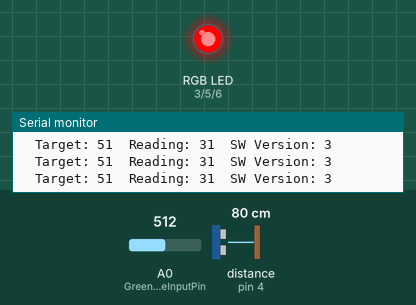
Recording of a sketch running on a simulated Arduino Uno, built with avr-gcc and run on an emulated ATmega328P. Shown: an RGB LED mixed from three pins (HIGH = lit), the last lines printed to the serial monitor. Wiring (inferred from the names in the program): ultrasonic range finder: trigger pin 2; echo pin 4. Inputs (shaded band) come from the test bench; at power-on: distance to the obstacle (sensor on pin 4) 80 cm, A0 (GreenDistanceInputPin) = 512. The echo pulse lasts 58.3 µs per cm; dim RGB values are drawn brighter than linear; pins used as bus, display or sensor lines are not drawn.

Above: at 1.2 s.
1.3 s: distance to the obstacle (sensor on pin 4) set to 122 cm
2.8 s: distance to the obstacle (sensor on pin 4) set to 130 cm
At 3.3 s:
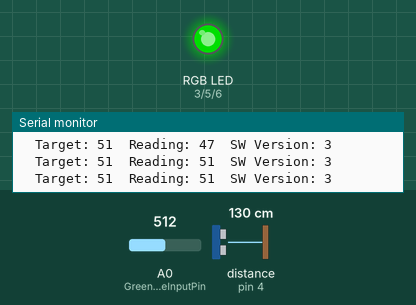
4.4 s: A0 (GreenDistanceInputPin) set to 473
At 5.7 s:
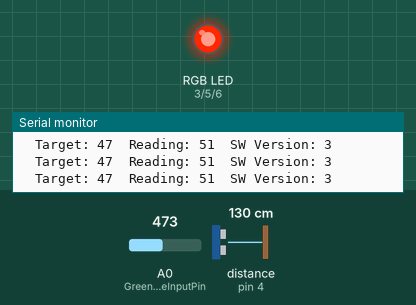
6.0 s: A0 (GreenDistanceInputPin) set to 1023
At 6.8 s:
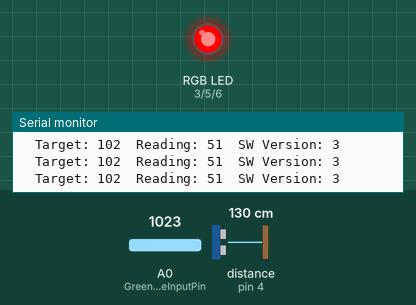
9.0 s: A0 (GreenDistanceInputPin) set to 539
10.5 s: A0 (GreenDistanceInputPin) set to 515
At 11.4 s:
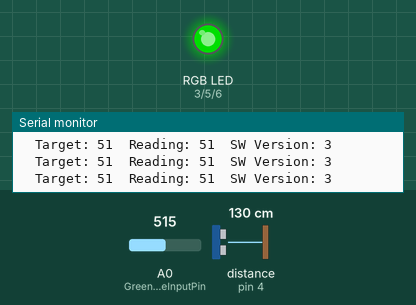
Timing chart, 0 to 13.1 s (numbered marks = the images above; inputs shaded):
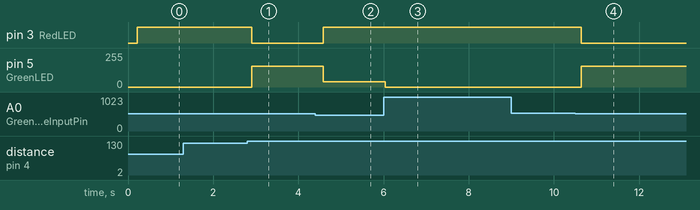

The sketch:

GarageParkIndicator_RGB_DEMO_20191031.ino
```cpp
//  1/15/19  AE  revised parking indicator based on Dec 30 2018 version.
// changed LCD to use single jumbo RYG LED with PWM control
//  10/31/19 - adjusted for 11/8/19 Career Pathways day

void print_parameters(void);
void DisplayRed(void);
void DisplayGreen(void);
void displayYellow(void);

// revised version installed 1/1/19 - Volvo XC90 (north garage)

const int iSWVersion = 3;         // Software version number

const int trigPin = 2;            // for ultrasonic sensor
const int echoPin = 4;            // for ultrasonic sensor

                                  // codes which represent current state of vehicle within the parking space
const int iYellowState = 2;       // vehicle has not yet reached the parking zone - proceed forward
const int iRedState = 1;          // vehicle has passed through the parking zone - back up
const int iGreenState = 0;        // vehicle is within the parking zone - OK to stop

int iDisplayMode = 0;             // variable holding user-specified display mode.  set default to zero = normal operation

int iFarEdgeGreen = 0;            // far boundary for acceptable parking distance
int iNearEdgeGreen = 0;           // near boundary for acceptable parking distance
                                  // range of 9 inches resulted in green zone of 33 inches due to angle of beam against windshield
                                  // factor of 3.66 green zone travel inches for each detected inch (12/17 experiment with Ford Explorer)
int iPrevInches = 0;
int iGreenBandAddition = 0;       // used to dynamicaly control green band.  Once reading falls within green band then expand it to 1

int GreenDistanceInputPin = A0;   // select the input pin for the user-specified target "green point"
int TargetDistance = 0;           // This is the target "green point" as set by the user and read via analog input
long duration;                    // holds value of echo duration from distance sensor
int iInches;                      // distance to target in inches

// pins for RGB LED
int RedLED = 3;                   // the PWM pin the red LED is attached to
int GreenLED = 5;                 // the PWM pin the green LED is attached to
int BlueLED = 6;                  // the PWM pin the blue LED is attached to

void setup() {
  Serial.begin(9600);             // initialize serial communication:
  //pins for ultrasonic detector
  pinMode(trigPin, OUTPUT);       // setup ultrasonic sensor trigger pin as output
  pinMode(echoPin, INPUT);        // setup ultrasonic sensor echo pin as input

  // pins for RGB LED
  pinMode(RedLED, OUTPUT);
  pinMode(GreenLED, OUTPUT);
  pinMode(BlueLED, OUTPUT);

}

void loop()
{
  // read desired green distance point as specified by user, scale down by a factor of 1/10 to to give reading from 0 to 102
  TargetDistance = analogRead(GreenDistanceInputPin) / 10;


  // create green zone based on user specified green point
  iFarEdgeGreen = TargetDistance + 1;
  iNearEdgeGreen = TargetDistance - 1;

  // get a distance reading
  // The ultrasonic distance sensor is triggered by a HIGH pulse of 10 or more microseconds.
  // Give a short LOW pulse beforehand to ensure a clean HIGH pulse:
  digitalWrite(trigPin, LOW);
  delayMicroseconds(5);
  digitalWrite(trigPin, HIGH);
  delayMicroseconds(10);
  digitalWrite(trigPin, LOW);

  // Read the signal from the sensor: a HIGH pulse whose
  // duration is the time (in microseconds) from the sending
  // of the ping to the reception of its echo off of an object.
  duration = pulseIn(echoPin, HIGH);

  // convert the pulse round trip time into a distance in inches
  iInches = (duration / 74 / 2);

  // discard outlying high values
  if ((iInches - iPrevInches) < 10)
    {
      if(iInches < (iNearEdgeGreen - iGreenBandAddition))
      // Vehicle is beyond forward limit of parking space - back up
      {
        DisplayRed();
        iGreenBandAddition = 0;             // Not in green band,  Set to zero
      }
      if ((iInches <= (iFarEdgeGreen - iGreenBandAddition)) && (iInches >= (iNearEdgeGreen + iGreenBandAddition)))
      // Vehicle is within designated parking space - stop
      {
        DisplayGreen();
        iGreenBandAddition = 1;           // use this value to dynamically control with width of the green band, when in the green band
                                          // expand green band by + or - 1
      }
      if(iInches > (iFarEdgeGreen + iGreenBandAddition))
      // Vehicle is not completely within parking space - proceed forward
      {
        DisplayYellow();
        iGreenBandAddition = 0;             // Not in green band, set to zero
      }
    }
  else
  {
      Serial.println("  ignoring value");
  }

  print_parameters();
  iPrevInches = iInches;
  delay(200);
}

void print_parameters(void)
{
  // display values on serial monitor
  Serial.print("  Target: ");
  Serial.print(TargetDistance);
  Serial.print("  Reading: ");
  Serial.print(iInches);
  Serial.print("  SW Version: ");
  Serial.println(iSWVersion);
}

void DisplayRed()
{
  // red
  analogWrite(RedLED, 255);
  analogWrite(GreenLED, 0);
  analogWrite(BlueLED, 0);
}

void DisplayYellow()
{
  // yellow
  analogWrite(RedLED, 255);
  analogWrite(GreenLED, 40);
  analogWrite(BlueLED, 0);
}

void DisplayGreen()
{
  // green
  analogWrite(RedLED, 0);
  analogWrite(GreenLED, 155);
  analogWrite(BlueLED, 0);
}
```

Measured:
- the behaviour switches between 127 and 128 cm on distance to the obstacle (sensor on pin 4) (found by bisection; images 0 and 1)
- the behaviour switches between 490 and 489 on A0 (GreenDistanceInputPin) (found by bisection; images 1 and 2)
- the behaviour switches between 530 and 529 on A0 (GreenDistanceInputPin) (found by bisection; images 3 and 4)
- after the input at 2.8 s, pin 3 (RedLED): HIGH → LOW after 0.11 s; pin 5 (GreenLED): 0/255 → 155/255 after 0.11 s
- after the input at 4.4 s, pin 3 (RedLED): LOW → HIGH after 0.18 s; pin 5 (GreenLED): 155/255 → 40/255 after 0.18 s
- after the input at 6.0 s, pin 5 (GreenLED): 40/255 → 0/255 at once
- after the input at 10.5 s, pin 3 (RedLED): HIGH → LOW after 0.14 s; pin 5 (GreenLED): 0/255 → 155/255 after 0.14 s
